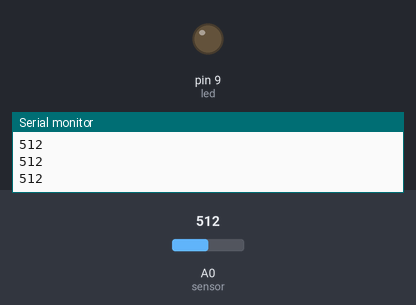
Simulated run of this sketch. Board: Arduino Uno, built with avr-gcc and run on an emulated ATmega328P. Shown: output pins drawn as LEDs (lit = HIGH), the last lines printed to the serial monitor. Dashed ring = blinking. The inputs (shaded band) are chosen by the test bench; at power-on: A0 (sensor) = 512.

Above: at 1.2 s.
1.3 s: A0 (sensor) set to 520
At 1.62 s:
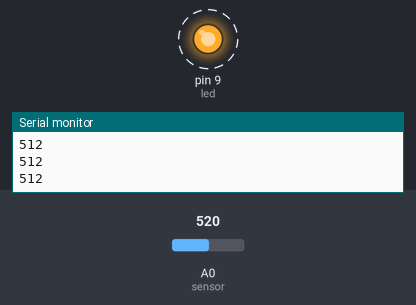
4.3 s: A0 (sensor) set to 511
At 4.3 s:
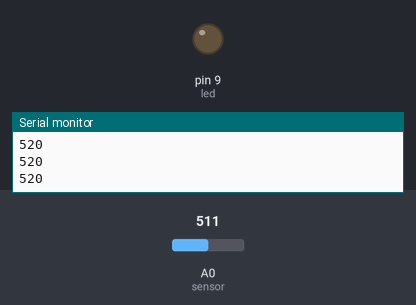
5.8 s: A0 (sensor) set to 716
At 6.13 s:
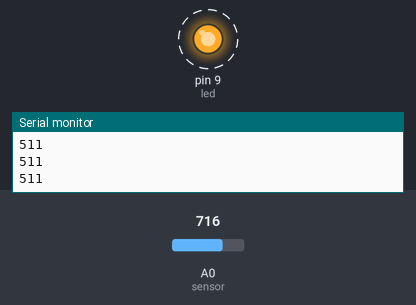
8.8 s: A0 (sensor) set to 502
At 8.8 s:
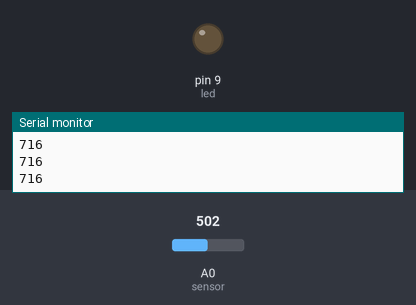
Timing chart, 0 to 11.3 s (numbered marks = the images above; inputs shaded):
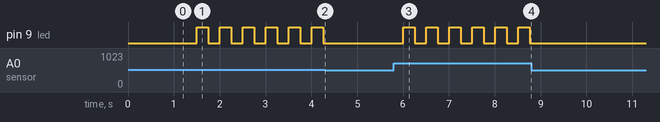

The sketch:

SensorAudio.ino
```cpp
/*Leitura analogica*/

#define led 9
#define sensor A0

int sound = 0;
boolean statusLed = false;

void setup()
{
  pinMode(led, OUTPUT);
  Serial.begin(9600);
}

void loop()
{
  int valorSensor = analogRead(sensor);

  if(valorSensor > 512)//Mais da metada
  {

    if(statusLed)
    {
      digitalWrite(led,LOW);

      statusLed = false;
    }
    else
    {
      digitalWrite(led,HIGH);

      statusLed = true;
    }
  }
  delay(250);
  Serial.println(valorSensor);
}

/*Digital
 #define led 9
 #define sensor 3

 int sound = 0;
 boolean statusLed = false;
 void setup()
 {
 pinMode(led, OUTPUT);
 Serial.begin(9600);
 }

 void loop()
 {
 int valorSensor = digitalRead(sensor);

 if(valorSensor == HIGH)
 {
 if(statusLed)
 {
 digitalWrite(led,LOW);

 statusLed = false;
 }
 else
 {
 digitalWrite(led,HIGH);

 statusLed = true;
 }

 delay(100);
 }

 Serial.println(valorSensor);
 }*/
```

Measured:
- the behaviour switches between 512 and 513 on A0 (sensor) (found by bisection; images 0 and 1)
- after the input at 1.3 s, pin 9 (led): alternates HIGH for 0.25 s and LOW for 0.25 s, starting after 0.20 s
- after the input at 4.3 s, pin 9 (led): stops changing and stays LOW
- after the input at 5.8 s, pin 9 (led): alternates HIGH for 0.25 s and LOW for 0.25 s, starting after 0.21 s
- after the input at 8.8 s, pin 9 (led): stops changing and stays LOW
